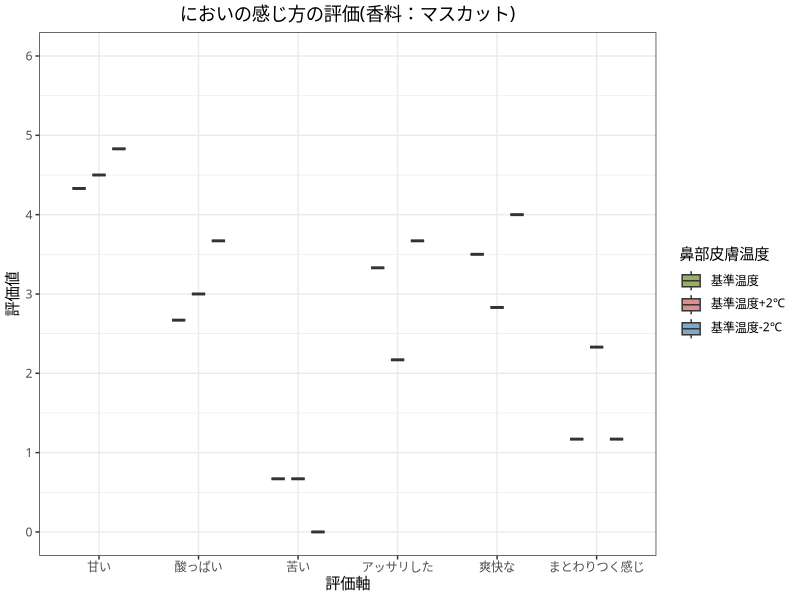

Generate this figure with R:
library(ggplot2)
library(ggsci)
library(tidyverse)

data_rating <- read.csv("ex2_whitegrape.csv", header=TRUE)
data_rating$鼻部皮膚温度 <- factor(data_rating$温度, levels = c('基準温度', '基準温度+2℃', '基準温度-2℃'))
g <- ggplot() + geom_boxplot(aes(x = 評価軸, y = 評価値, fill = 鼻部皮膚温度), data = data_rating, alpha = 0.7, width = 0.4, position = position_dodge(width = 0.6))
g <- g + scale_x_discrete(limit=c('甘い', '酸っぱい', '苦い', 'アッサリした', '爽快な', 'まとわりつく感じ'))
g <- g + theme_bw(base_family="HiraKakuProN-W3")
g <- g + scale_y_continuous(breaks=seq(0, 6, length=7), limits=c(0,6))
g <- g + scale_fill_manual(values = c("#6B8E23", "#CD5C5C", "#4682B4"))


# 有意差を書き込む
# アスタリスク
g <- g + geom_text(x = 4.1, y = 4.85, label = "*", size = 3) + geom_segment(x = 4, xend = 4, y = 4.8, yend = 4.7, size = 0.2) + geom_segment(x = 4, xend = 4.2, y = 4.8, yend = 4.8, size = 0.2) + geom_segment(x = 4.2, xend = 4.2, y = 4.8, yend = 4.7, size = 0.2)

g <- g + geom_text(x = 4, y = 5.05, label = "***", size = 3) + geom_segment(x = 3.75, xend = 3.75, y = 5, yend = 4.7, size = 0.2) + geom_segment(x = 3.75, xend = 4.25, y = 5, yend = 5, size = 0.2) + geom_segment(x = 4.25, xend = 4.25, y = 5, yend = 4.7, size = 0.2)

# ダガー
g <- g + geom_text(x = 2.1, y = 3.7, label = "†", size = 2.5) + geom_segment(x = 2, xend = 2, y = 3.6, yend = 3.53, size = 0.2) + geom_segment(x = 2, xend = 2.2, y = 3.6, yend = 3.6, size = 0.2) + geom_segment(x = 2.2, xend = 2.2, y = 3.6, yend = 3.53, size = 0.2)

g <- g + geom_text(x = 2, y = 3.9, label = "†", size = 2.5) + geom_segment(x = 1.75, xend = 1.75, y = 3.8, yend = 3.53, size = 0.2) + geom_segment(x = 1.75, xend = 2.25, y = 3.8, yend = 3.8, size = 0.2) + geom_segment(x = 2.25, xend = 2.25, y = 3.8, yend = 3.53, size = 0.2)

g <- g + geom_text(x = 5.1, y = 3.9, label = "†", size = 2.5) + geom_segment(x = 5, xend = 5, y = 3.8, yend = 3.7, size = 0.2) + geom_segment(x = 5, xend = 5.2, y = 3.8, yend = 3.8, size = 0.2) + geom_segment(x = 5.2, xend = 5.2, y = 3.8, yend = 3.7, size = 0.2)

g <- g + geom_text(x = 6, y = 6, label = "* : p<.05", size = 3)
g <- g + geom_text(x = 6, y = 5.8, label = "*** : p<.001", size = 3)
g <- g + geom_text(x = 6, y = 5.6, label = "† : p<.10", size = 3)

# タイトル追加
g <- g + ggtitle("においの感じ方の評価(香料：マスカット)") + theme(plot.title = element_text(hjust = 0.5))

# グラフ保存
ggsave("graphs/ex2_whitegrape.png", width = 12, height = 9, dpi = 120)